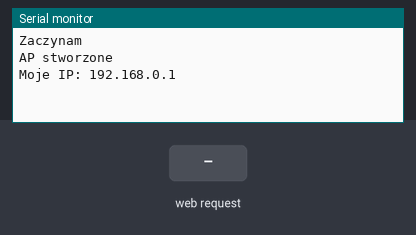
Bench run of a sketch on a simulated ESP32. Parts: the last lines printed to the serial monitor. The test bench sets the inputs (shaded band).

Above: at 4.3 s.
4.4 s: HTTP request GET /OdbiorDanych received
At 5.6 s:
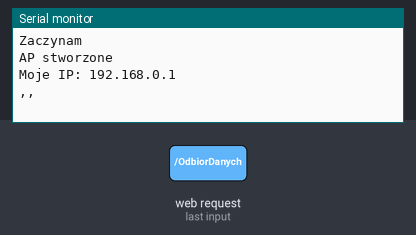
5.9 s: HTTP request GET /OdbiorDanych?ID=1 received
At 6.9 s:
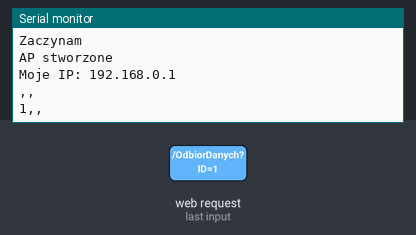

The sketch:

master_v3_wewn_komunikacja.ino
```cpp
// esp32 wersja

#include <WiFi.h>
#include <HTTPClient.h>
#include <WebServer.h>

#include "Pomiar.h"
#include "funkcje_helper.h"

// todo zobaczyć "ESPAsyncWebServer.h"


// --- DANE DOSTEPOWE ITP
const char* ssid = "TcpToSerialServer";
//const char* password = "";

// --- WIFI i SIEC INIT
WebServer server(80);

// --- ZMIENNE
//  -- przechowywanie pomiarow
#define max_wielkosc_pasieki 20
Pomiar zbior_pomiarow[max_wielkosc_pasieki]; //zbiera pomiary z danego okresu (np co pol godziny), zeby na koniec okresu je wszystkie razem wyslac
short i_zbior_pomiarow = 0; // w ktore miejce ma zapisac pomiar
//  -- czy ma debugowac info dla preprocesora
#define DEBUG true

void zajmijSieDanymi(String slaveID_str, String sekundy_str, String waga_str, String temperatura_str) {
  Pomiar current_pomiar(slaveID_str, waga_str, temperatura_str,sekundy_str);
  zbior_pomiarow[i_zbior_pomiarow] = current_pomiar;
  i_zbior_pomiarow++;

  #if DEBUG
    Serial.println( current_pomiar.toString() );
  #endif

  // TODO odpowiedź ze wszystko jest ok lub odpowiedz ze powinienes sobie ogarnac czas o +- tyle i tyle
}

void handleNotFound() {
  String message = "File Not Found\n\n";
  message += "URI: ";
  message += server.uri();
  message += "\nMethod: ";
  message += (server.method() == HTTP_GET) ? "GET" : "POST";
  message += "\nArguments: ";
  message += server.args();
  message += "\n";
  for (uint8_t i = 0; i < server.args(); i++) {
    message += " " + server.argName(i) + ": " + server.arg(i) + "\n";
  }
  server.send(404, "text/plain", message);
  Serial.println(message);
}

//void handleCommDownloadAll() {
//  String odpowiedz = "MSG:Pozdrawiam z esp, moj czas od wlaczenia: " + String(millis());
//  char odpowiedz_downgrade[odpowiedz.length()];
//  odpowiedz.toCharArray(odpowiedz_downgrade,odpowiedz.length());
//
//  server.send(200, "text/plain" ,odpowiedz_downgrade);
//  Serial.println("odpowiadam");
//}

void handleOdbiorDanych() {
  // https://techtutorialsx.com/2016/10/22/esp8266-webserver-getting-query-parameters/

  String slaveID = server.arg("ID");
  String waga = server.arg("waga");
  String godzina = server.arg("godzina");
  // TODO protokół zwrotnej informacji jeśli godzina esp-slave odbiega za bardzo od prawdziwej, aby sobie dostosowało esp-slave
  String temperatura = server.arg("temp");

  zajmijSieDanymi(slaveID, godzina, waga, temperatura);
}

void handleRoot() {
  server.send(200, "text/html", "oops root response, method: "+server.method() );
}

void setup() {
  Serial.begin(38400);
  Serial.println("Zaczynam");

  delay(3000);

  // w przypadku resetu programowego,zeby wifi tez zresetowalo
  WiFi.mode(WIFI_STA);
  WiFi.disconnect();
  delay(100);

  // if we want other than default 192.168.4.1
  IPAddress localIp(192,168,0,1);
  IPAddress gateway(192,168,0,1);
  IPAddress subnet(255,255,255,0);


  WiFi.softAPConfig(localIp,gateway,subnet);

  // WiFi.softAp(ssid,password,channel,hidden)
  WiFi.softAP(ssid);
  IPAddress myIP = WiFi.softAPIP();
  Serial.println("AP stworzone");
  Serial.print("Moje IP: ");
  Serial.print(myIP);
  Serial.println();

  server.on("/", handleRoot);
  server.on("/OdbiorDanych",handleOdbiorDanych);
  //server.on("/CommDownloadAll",handleCommDownloadAll);
  server.onNotFound(handleNotFound);

  server.begin();
}

void loop() {
  server.handleClient();
}
```

Pomiar.h
```cpp
class Pomiar {
  public:
    String id;
    String waga;
    String temperatura;
    // ilosc sekund, ktora bedzie uzyta do identyfikacji czy musi nastawic sobie zegar esp-slave
    // do rozwazenia czy zawrzec tutaj jakis dodatkowy sposob identyfikacji/potwierdzenia godziny, czy tylko polegac na rtc z esp-master
    String sekundy;

    Pomiar(String _id,String _waga,String _temperatura, String _sekundy) :
      id(_id), waga(_waga), temperatura(_temperatura),sekundy(_sekundy) {

    }
    Pomiar() {

    }
    String toString() {
      String re="";
      re += id + ",";
      re += waga + ",";
      re += temperatura;
      return re;
    }

};

// TODO bedzie trzeba ogarnac protokol, ze jak esp-slave sie wlaczy 1 raz to na poczatku pyta esp-master ile powinno spac za pierwszym razem zeby wyrownac cykl ze wszystkimi (np server.on mozna uzyc)
```

funkcje_helper.h
```cpp
boolean send_zbior_pomiarow_to_server(Pomiar zbior_pomiarow[], String data) {
  return false;
}
```

Measured:
- after the input at 4.4 s, the serial monitor: prints a new line at once (image 1)
- after the input at 5.9 s, the serial monitor: prints a new line at once (image 2)
